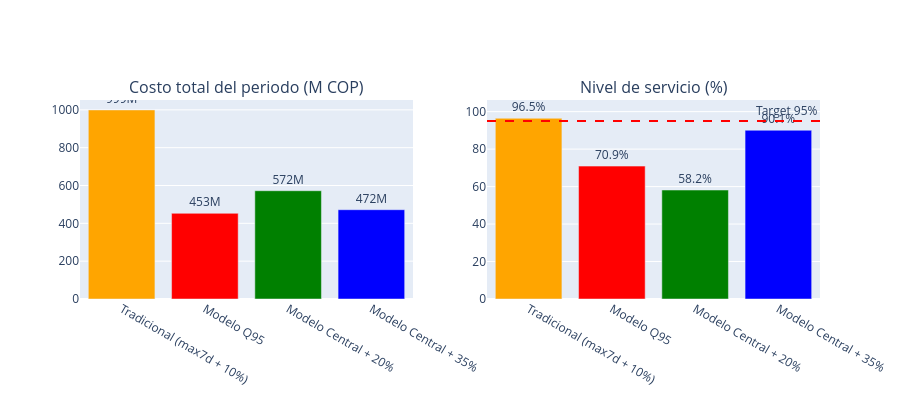

Notebook code cell kept with this figure:
### Code cell
# Grafico 2: Dinero ocioso y faltante comparado
fig = make_subplots(rows=1, cols=2, subplot_titles=('Costo total del periodo (M COP)', 'Nivel de servicio (%)'))

fig.add_trace(go.Bar(x=kpi_df['Politica'], y=kpi_df['Costo total periodo (M)'],
                     text=[f"{v:.0f}M" for v in kpi_df['Costo total periodo (M)']],
                     textposition='outside', marker_color=['orange','red','green','blue']), row=1, col=1)
fig.add_trace(go.Bar(x=kpi_df['Politica'], y=kpi_df['Nivel de servicio (%)'],
                     text=[f"{v:.1f}%" for v in kpi_df['Nivel de servicio (%)']],
                     textposition='outside', marker_color=['orange','red','green','blue']), row=1, col=2)
fig.add_hline(y=95, line_dash='dash', line_color='red', row=1, col=2, annotation_text='Target 95%')
fig.update_layout(height=400, showlegend=False)
fig.show()

### Figure 1 — Plotly figure (JSON) as saved in the notebook; plotly's stock layout.template omitted (floating-point values rounded to 4 significant figures)
{"data": [{"marker": {"color": ["orange", "red", "green", "blue"]}, "text": ["999M", "453M", "572M", "472M"], "textposition": "outside", "type": "bar", "x": ["Tradicional (max7d + 10%)", "Modelo Q95", "Modelo Central + 20%", "Modelo Central + 35%"], "xaxis": "x", "y": [999.4, 452.9, 572.3, 472.1], "yaxis": "y"}, {"marker": {"color": ["orange", "red", "green", "blue"]}, "text": ["96.5%", "70.9%", "58.2%", "90.1%"], "textposition": "outside", "type": "bar", "x": ["Tradicional (max7d + 10%)", "Modelo Q95", "Modelo Central + 20%", "Modelo Central + 35%"], "xaxis": "x2", "y": [96.45, 70.92, 58.16, 90.07], "yaxis": "y2"}], "layout": {"annotations": [{"font": {"size": 16}, "showarrow": false, "text": "Costo total del periodo (M COP)", "x": 0.225, "xanchor": "center", "xref": "paper", "y": 1.0, "yanchor": "bottom", "yref": "paper"}, {"font": {"size": 16}, "showarrow": false, "text": "Nivel de servicio (%)", "x": 0.775, "xanchor": "center", "xref": "paper", "y": 1.0, "yanchor": "bottom", "yref": "paper"}, {"showarrow": false, "text": "Target 95%", "x": 1, "xanchor": "right", "xref": "x2 domain", "y": 95, "yanchor": "bottom", "yref": "y2"}], "height": 400, "shapes": [{"line": {"color": "red", "dash": "dash"}, "type": "line", "x0": 0, "x1": 1, "xref": "x2 domain", "y0": 95, "y1": 95, "yref": "y2"}], "showlegend": false, "xaxis": {"anchor": "y", "domain": [0.0, 0.45]}, "xaxis2": {"anchor": "y2", "domain": [0.55, 1.0]}, "yaxis": {"anchor": "x", "domain": [0.0, 1.0]}, "yaxis2": {"anchor": "x2", "domain": [0.0, 1.0]}}}
